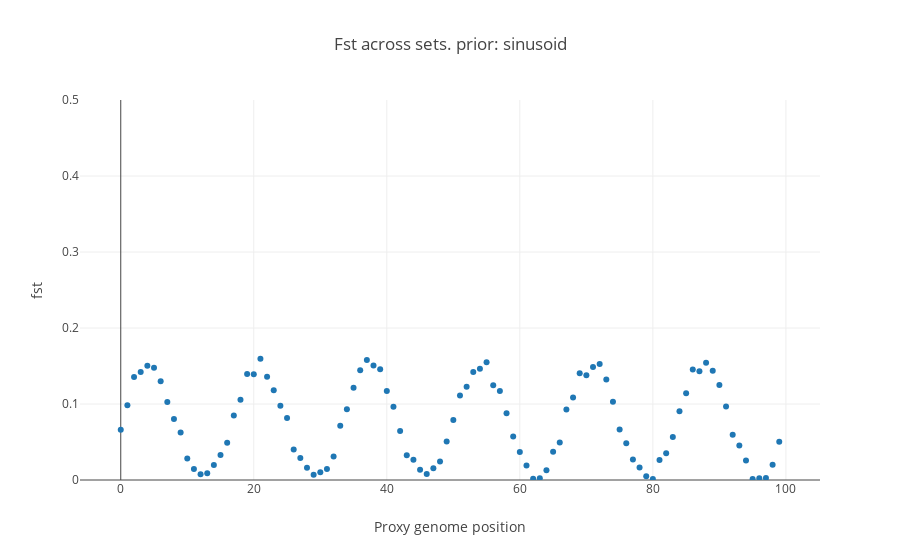

The notebook cell this image was saved under:
### Markdown cell above
**Local structure** Chose a pattern of local genetic structure from among those available.

### Code cell
from structure_tools.Structure_priors_II import *
from structure_tools.Generate_samples import Check_Path_Rfreqs, plot_GenFst, return_fsts2

## Select struct prior function and kwargs
prior_func= sin_prior

prior_kwargs= {
        'range_fst': [0,0.15],
        'target': [0,1],
        'freq': 12

}


fig, Pops, prior= Check_Path_Rfreqs(Npops,vector_lib,Fsts_test,prior_func,prior_kwargs,Pops= [],random= True,n_comp= L,range_diff= range_diff,steps= steps)

iplot(fig)

### Figure 1 — Plotly figure (JSON) as saved in the notebook; plotly's stock layout.template omitted (floating-point values rounded to 4 significant figures)
{"data": [{"mode": "markers", "name": "(0, 1)", "type": "scatter", "uid": "2f80869e-5b2c-4ad1-b73c-0f44ae370d8a", "x": [0, 1, 2, 3, 4, 5, 6, 7, 8, 9, 10, 11, 12, 13, 14, 15, 16, 17, 18, 19, 20, 21, 22, 23, 24, 25, 26, 27, 28, 29, 30, 31, 32, 33, 34, 35, 36, 37, 38, 39, 40, 41, 42, 43, 44, 45, 46, 47, 48, 49, 50, 51, 52, 53, 54, 55, 56, 57, 58, 59, 60, 61, 62, 63, 64, 65, 66, 67, 68, 69, 70, 71, 72, 73, 74, 75, 76, 77, 78, 79, 80, 81, 82, 83, 84, 85, 86, 87, 88, 89, 90, 91, 92, 93, 94, 95, 96, 97, 98, 99], "y": [0.06621, 0.09833, 0.1357, 0.1422, 0.1504, 0.1478, 0.13, 0.1028, 0.0804, 0.06253, 0.02813, 0.01459, 0.007721, 0.008936, 0.01963, 0.03292, 0.04912, 0.08501, 0.1056, 0.1394, 0.1391, 0.1595, 0.1359, 0.118, 0.0977, 0.0816, 0.04013, 0.02883, 0.01596, 0.006951, 0.01031, 0.01444, 0.03091, 0.07138, 0.09305, 0.1212, 0.1444, 0.158, 0.1508, 0.1457, 0.117, 0.09646, 0.06459, 0.03264, 0.02668, 0.01352, 0.007982, 0.0153, 0.0242, 0.05056, 0.07889, 0.1112, 0.1226, 0.142, 0.1464, 0.1548, 0.1246, 0.1171, 0.08783, 0.05728, 0.03678, 0.01898, 0.001578, 0.002343, 0.01274, 0.03733, 0.04928, 0.09293, 0.1085, 0.1404, 0.1378, 0.1487, 0.1528, 0.1321, 0.1031, 0.06642, 0.04837, 0.02712, 0.0165, 0.00509, 0.001323, 0.02648, 0.0353, 0.05667, 0.09039, 0.1142, 0.1455, 0.1433, 0.1543, 0.1439, 0.1252, 0.09671, 0.0595, 0.04545, 0.02581, 0.001206, 0.002459, 0.002701, 0.02017, 0.05041]}], "layout": {"title": "Fst across sets. prior: sinusoid", "xaxis": {"title": "Proxy genome position"}, "yaxis": {"range": [0, 0.5], "title": "fst"}}}
